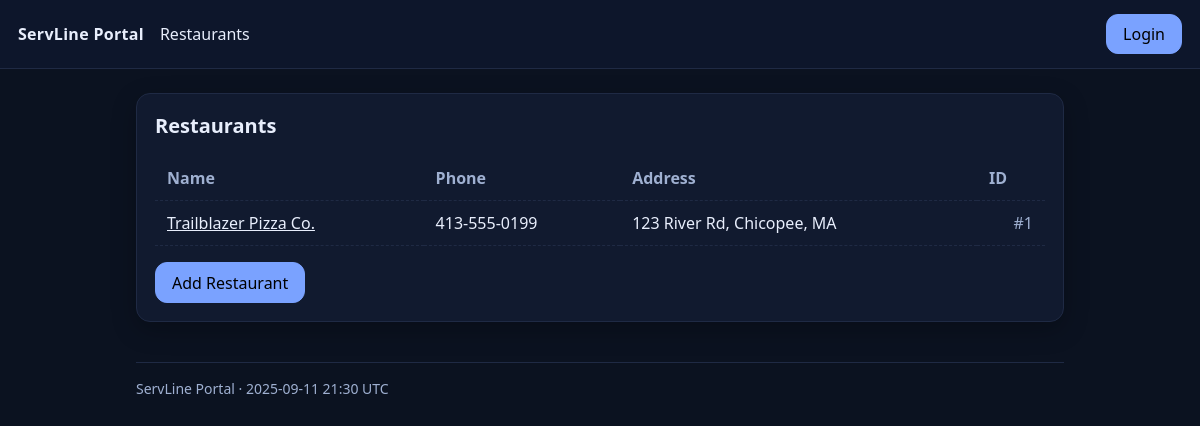
The app's page /restaurants with its own data.
### tables this page shows
CREATE TABLE restaurants (
  id INTEGER PRIMARY KEY AUTOINCREMENT,
  name TEXT NOT NULL,
  phone TEXT,
  address TEXT,
  active INTEGER NOT NULL DEFAULT 1,
  created_at TEXT NOT NULL DEFAULT (datetime('now'))
);

### portal/app.py (the view)
@app.get("/restaurants")
def restaurants_page():
    with db_connect() as conn:
        rows = conn.execute("SELECT * FROM restaurants WHERE active=1 ORDER BY id").fetchall()
    return render_template("restaurants.html", restaurants=rows)

### portal/app.py (called while the page is built)
@app.context_processor
def inject_globals():
    return {
        "now": datetime.utcnow().strftime("%Y-%m-%d %H:%M UTC"),
        "show_admin": bool(session.get("user")),
    }

def db_connect():
    conn = sqlite3.connect(DB_PATH)
    conn.row_factory = sqlite3.Row
    conn.execute("PRAGMA foreign_keys = ON;")
    return conn

### portal/templates/restaurants.html (shortened to what this page needs)
{% extends "base.html" %}
{% block content %}
  <section class="card">
    <h1 class="text-xl font-semibold mb-4">Restaurants</h1>
    {% if restaurants %}
      <table class="table">
        <thead>
          <tr>
            <th>Name</th>
            <th>Phone</th>
            <th>Address</th>
            <th class="text-right">ID</th>
          </tr>
        </thead>
        <tbody>
          {% for r in restaurants %}
            <tr>
              <td>
                <a href="/restaurants/{{ r.id }}/menus" class="underline hover:text-brand-500">
                  {{ r.name }}
                </a>
              </td>
              <td>{{ r.phone }}</td>
              <td>{{ r.address }}</td>
              <td class="text-right text-muted">#{{ r.id }}</td>
            </tr>
          {% endfor %}
        </tbody>
      </table>
    {% else %}
      <p class="muted">No restaurants have been added yet.</p>
    {% endif %}
    <div class="mt-4">
      <a href="/restaurants/new" class="btn btn-primary">Add Restaurant</a>
    </div>
  </section>
{% endblock %}

### portal/templates/base.html (style rules this page uses)
:root { --bg:#0b1220; --panel:#111a2f; --ink:#e8eefc; --muted:#9fb0d1; --line:#1f2a44; }
* { box-sizing: border-box; }
html,body { height:100%; margin:0; font-family:system-ui,-apple-system,Segoe UI,Roboto,Helvetica,Arial,sans-serif; background:var(--bg); color:var(--ink); }
a { color:#b7cdfb; text-decoration:none; }
.card { background:var(--panel); border:1px solid var(--line); border-radius:14px; padding:18px; box-shadow:0 8px 24px rgba(0,0,0,.25); }
h1,h2 { margin:0 0 10px; }
.btn, button, input[type="submit"] { display: inline-block; font-weight: 500; padding: 0.45rem 1rem; border-radius: 0.75rem; border: 1px solid var(--line); background: var(--panel); color: #000; transition: background 0.2s, color 0.2s, border-color 0.2s; }
.btn-primary { background: #7aa2ff; border-color: #7aa2ff; color: #000; }
table.table { width:100%; border-collapse: collapse; }
.table th, .table td { padding: 10px 12px; border-bottom: 1px dashed var(--line); }
.table th { text-align: left; color: var(--muted); font-weight: 600; }

### records on screen
restaurants: name "Trailblazer Pizza Co.", phone "413-555-0199", address "123 River Rd, Chicopee, MA", id "1"
